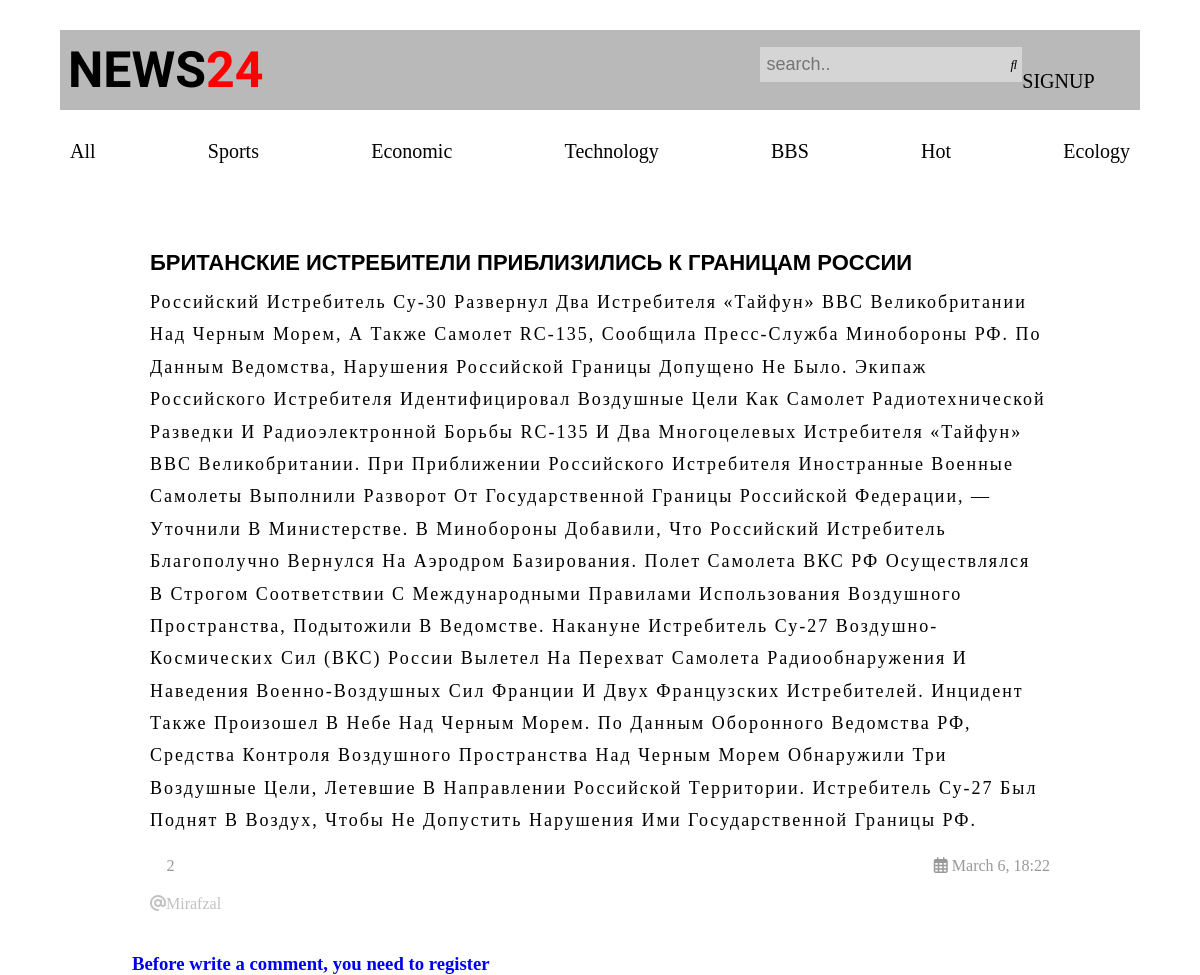
The app's page /5/ with its own data.
### news/models.py (models this page shows, shortened)
class News(models.Model):
    class Status(models.TextChoices):
        DRAFT = 'DF', 'Draft',
        PUBLISHED = 'PB', 'Published'
    title = models.CharField(max_length=250)
    slug = models.SlugField(max_length=250, unique_for_date='publish')
    body = models.TextField()
    view =models.PositiveIntegerField(default=0)
    publish = models.DateTimeField(default=timezone.now)
    created_at = models.DateTimeField(auto_now_add=True)
    updated_at = models.DateTimeField(auto_now=True)
    status = models.CharField(max_length=2, choices=Status.choices, default=Status.DRAFT)
    author = models.ForeignKey(User, on_delete=models.CASCADE, related_name='new_posts')
    objects = models.Manager()
    published = PublishedManager()
    class Meta:
        ordering = ['-publish']
        indexes = [
            models.Index(fields=['-publish'])
        ]
    def increase_view(self):
        self.view += 1
        self.save()

### news/views.py (the view)
# urls.py: path('<int:id>/', views.news_detail, name='news_detail'),
def news_detail(request, id):
    news = get_object_or_404(News, id=id, status=News.Status.PUBLISHED)
    viewed_news = set(request.session.get('viewed_news', []))
    if id not in viewed_news:
        news.increase_view()  # Это метод, который вы должны добавить в вашу модель News
        viewed_news.add(id)
        request.session['viewed_news'] = list(viewed_news)
    news = get_object_or_404(News, id=id, status=News.Status.PUBLISHED)
    return render(request, 'news/news_detail.html', {'news_detail': news})

### news/templates/news/news_detail.html (shortened to what this page needs)
{% extends 'base.html' %}
{% block body %}
    <div class="container">
        <div class="title-nw">
            <h4>{{ news_detail.title }}</h4>
        </div>
        <div class="news-body">
            <p>{{ news_detail.body }}</p>
        </div>
        <div class="author-dt">
            <p><i class="fa-duotone fa-eye"></i> {{ news_detail.view }}</p>
            <p><i class="fa-sharp fa-regular fa-calendar-days"></i> {{ news_detail.created_at|date:"F j, H:i" }}</p>
        </div>
        <p style="color: #9999; text-transform: capitalize; margin-top: 20px;"><i class="fa-sharp fa-solid fa-at"></i>{{ news_detail.author }}</p>
    </div>
    <div class="comments">
        {% if user.is_authenticated %}
            <div class="add-comment">
            <form class="form-comment" action="{% url 'post_comment' post_id=news_detail.id %}" method="POST">
                {% csrf_token %}
                <textarea placeholder="write your comment.." name="content" cols="40" rows="10" required="" id="id_content"></textarea>
                <button class="bt-comment" type="submit">ADD</button>
            </form>
        {% if form_comment.errors %}
            <div class="alert alert-danger">
                <strong>Error!</strong> Please correct the following errors.
                <ul>
                    {% for error in form_comment.errors %}
                        <li>{{ error }}</li>
                    {% endfor %}
                </ul>
            </div>
{% endif %}
</div>
        <i class="fa-duotone fa-comments"></i> <b> COMMENTS:</b>
        <div class="line-cm"></div>
        {% else %}
            <h3><a style="text-decoration: none" href="{% url 'sign-up' %}">Before write a comment, you need to register</a></h3>
        {% endif %}
    </div>
{% endblock body %}

### news/static/css/style.css (style rules this page uses)
* { padding: 0; margin: 0; box-sizing: border-box; }
.container { margin:20px auto; width: 80%; height: 100%; padding:20px 30px; }
.title-nw { font-size: 22px; font-family: Arial; }
.title-nw>h4 { font-size: 22px; text-transform: uppercase; }
.news-body>p { margin-top: 10px; text-transform: capitalize; line-height: 1.8; letter-spacing: 2px; font-size: 18px; }
.author-dt { margin-top: 20px; display: flex; justify-content: space-between; color:#999; }
.comments { height: auto; width: 78%; margin: 0 auto; }

### records on screen
News: title "БРИТАНСКИЕ ИСТРЕБИТЕЛИ ПРИБЛИЗИЛИСЬ К ГРАНИЦАМ РОССИИ", body "Российский Истребитель Су-30 Развернул Два Истребителя «Тайфун» ВВС Великобритании Над Черным Морем, А Также Самолет RC-135, Сообщила Пресс-Служба Минобороны РФ. По Данным Ведомства, Нарушения Российской Границы Допущено Не Было. Экипаж Российского Истребителя Идентифицировал Воздушные Цели Как Самолет Радиотехнической Разведки И Радиоэлектронной Борьбы RC-135 И Два Многоцелевых Истребителя «Тайфун» ВВС Великобритании. При Приближении Российского Истребителя Иностранные Военные Самолеты Выполнили Разворот От Государственной Границы Российской Федерации, — Уточнили В Министерстве. В Минобороны Добавили, Что Российский Истребитель Благополучно Вернулся На Аэродром Базирования. Полет Самолета…", view "2", created_at "March 6, 18:22", author "Mirafzal"
